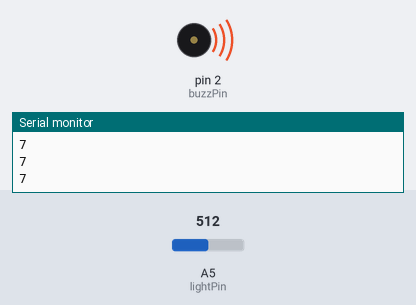
Simulated run of this sketch. Board: Arduino Uno, built with avr-gcc and run on an emulated ATmega328P. Shown: buzzer (waves = sounding), the last lines printed to the serial monitor. Inputs (shaded band) come from the test bench; at power-on: A5 (lightPin) = 512.

Above: at 1.2 s.
1.3 s: A5 (lightPin) set to 989
At 2.2 s:
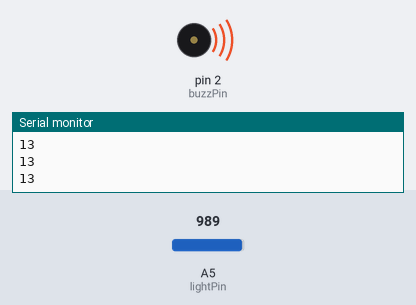
2.8 s: A5 (lightPin) set to 1015
At 4.1 s:
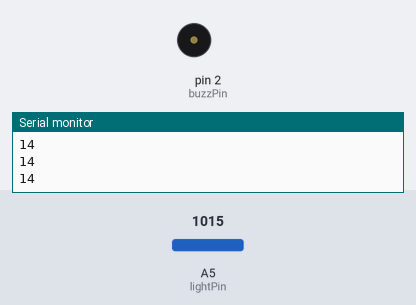
4.4 s: A5 (lightPin) set to 723
5.9 s: A5 (lightPin) set to 699
At 6.7 s:
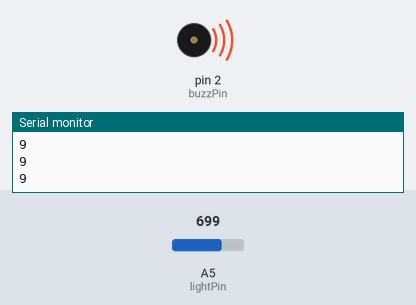
7.4 s: A5 (lightPin) set to 1023
At 8.4 s:
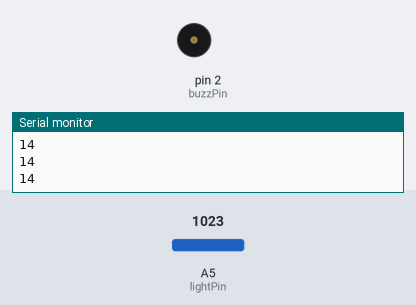
8.9 s: A5 (lightPin) set to 306
At 9.6 s:
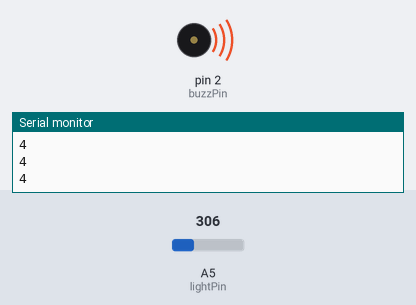
Timing chart, 0 to 11.4 s (numbered marks = the images above; inputs shaded):
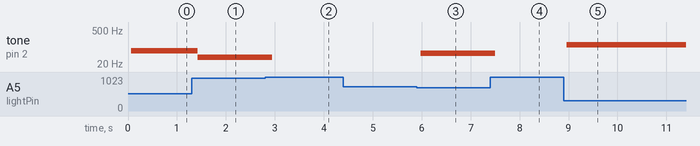

Measured:
- the behaviour switches between 1005 and 1006 on A5 (lightPin) (found by bisection; images 1 and 2)
- the behaviour switches between 710 and 709 on A5 (lightPin) (found by bisection; images 2 and 3)
- after the input at 1.3 s, tone on pin 2 (buzzPin): 70 Hz → 38 Hz after 0.13 s
- after the input at 2.8 s, tone on pin 2 (buzzPin): 38 Hz → silent after 0.15 s
- after the input at 5.9 s, tone on pin 2 (buzzPin): silent → 55 Hz after 0.08 s
- after the input at 7.4 s, tone on pin 2 (buzzPin): 55 Hz → silent after 0.10 s
- after the input at 8.9 s, tone on pin 2 (buzzPin): silent → 121 Hz after 0.07 s

The sketch:

PhotoBuzz.ino
```cpp
int lightPin = A5;
int buzzPin = 2;
int lightVal;
int delayVal;
void setup() {
  // put your setup code here, to run once:
  pinMode(lightPin, INPUT);
  pinMode(buzzPin, OUTPUT);
  Serial.begin(2000000);
}

void loop() {
  // put your main code here, to run repeatedly:
  lightVal = analogRead(lightPin);
  //Serial.println(lightVal);
  delayVal = (9./665.)*lightVal-((9.*45.)/665.)+1;
  Serial.println(delayVal);
  digitalWrite(buzzPin, HIGH);
  delay(delayVal);
  digitalWrite(buzzPin, LOW);
  delay(delayVal);
}
```
